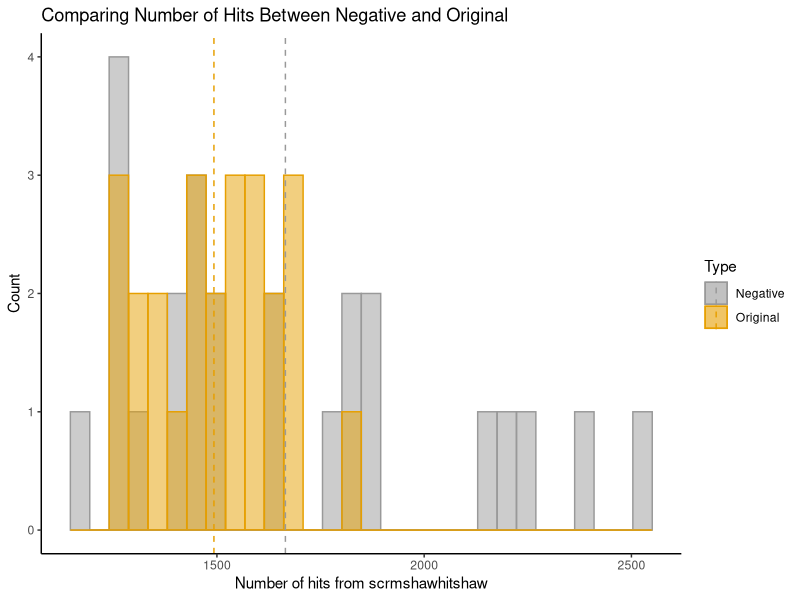
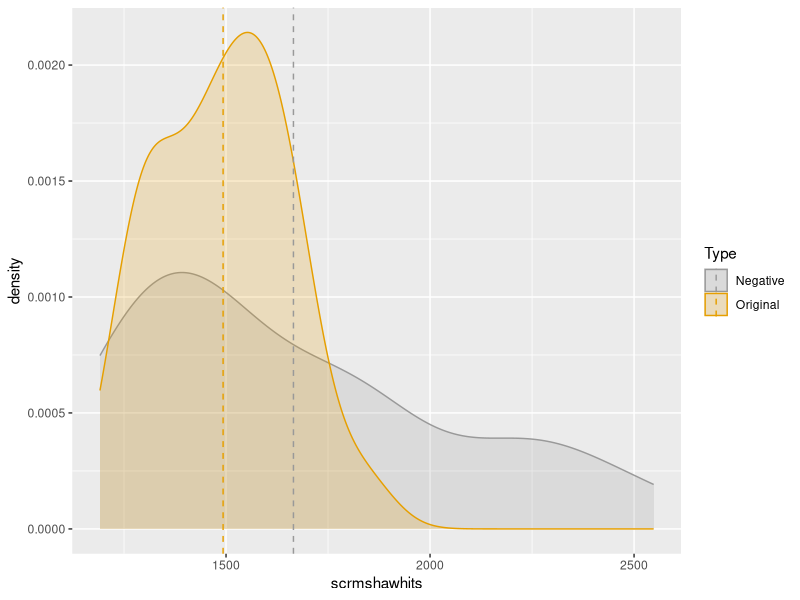
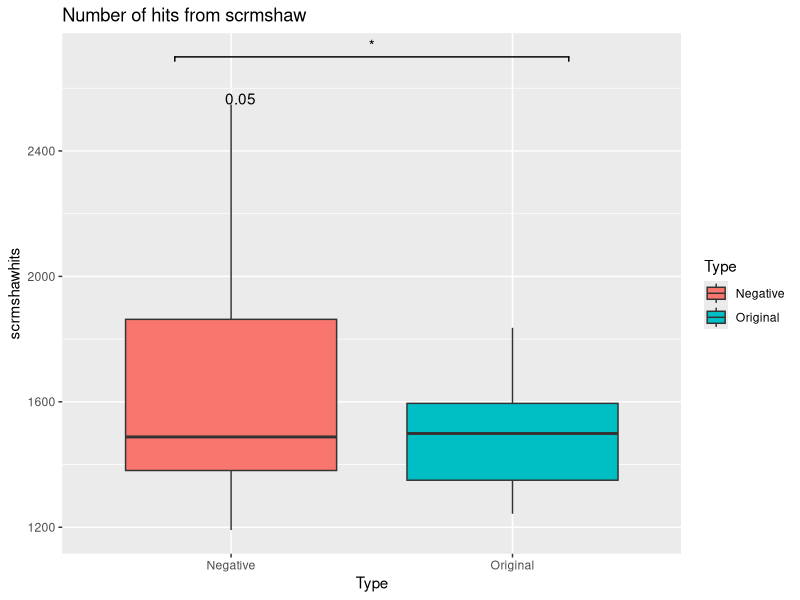
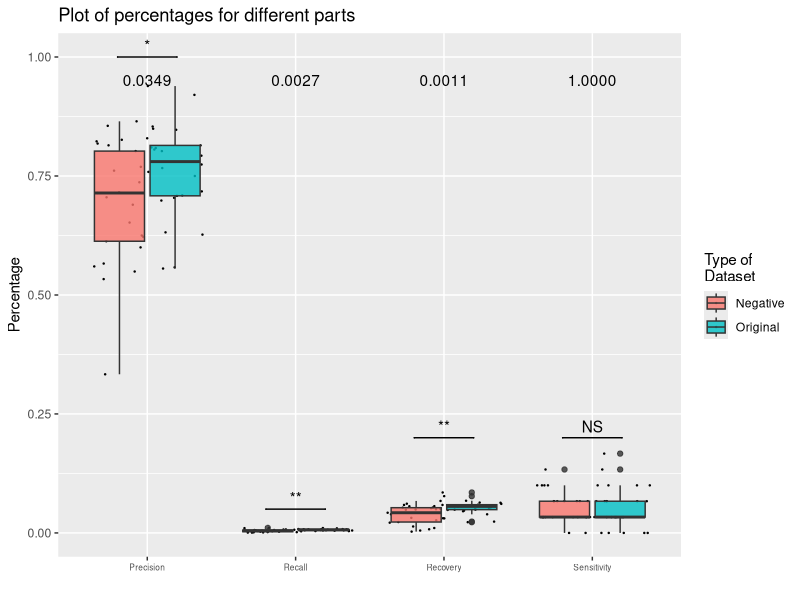
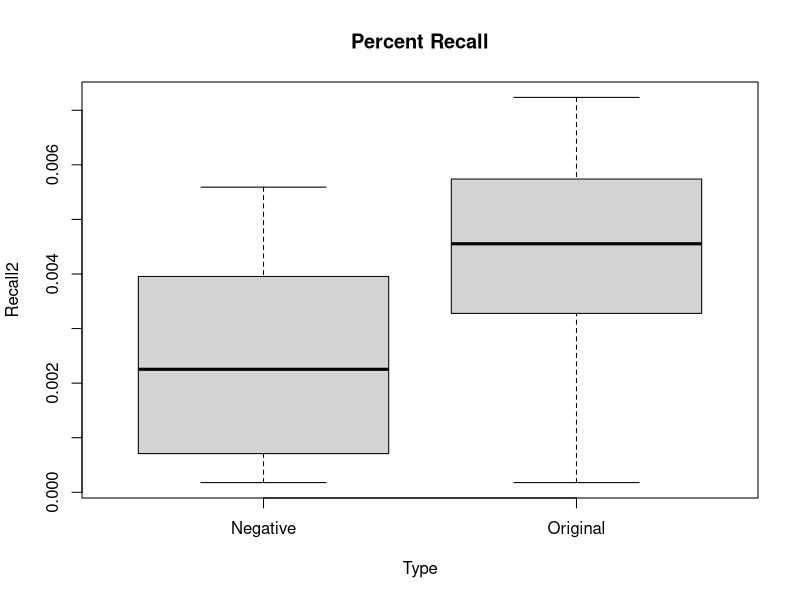
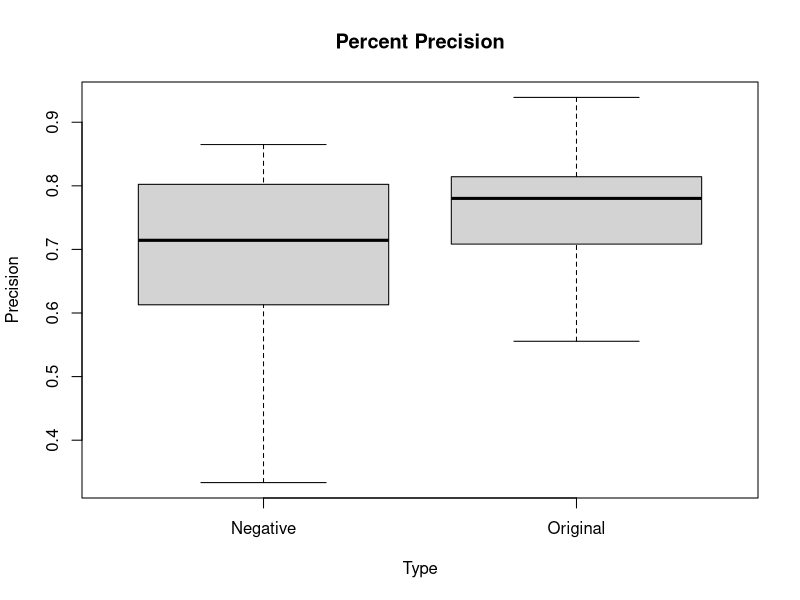
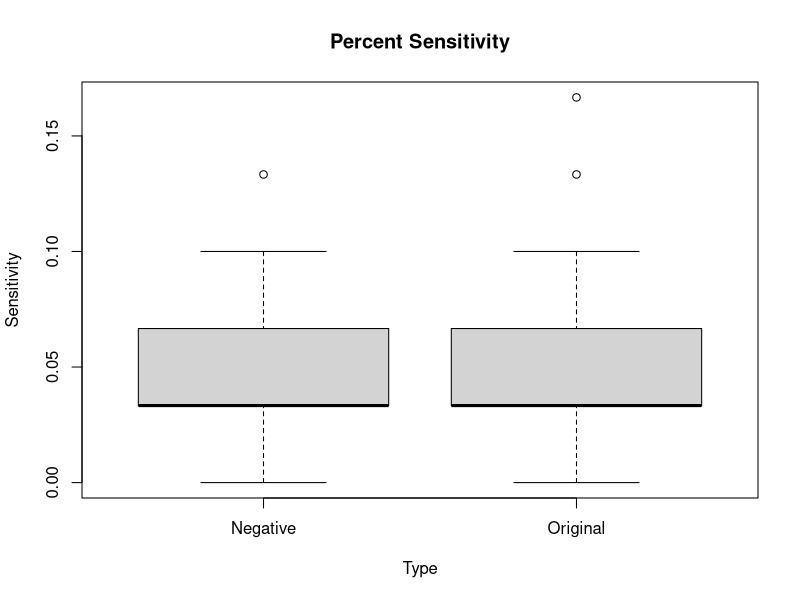
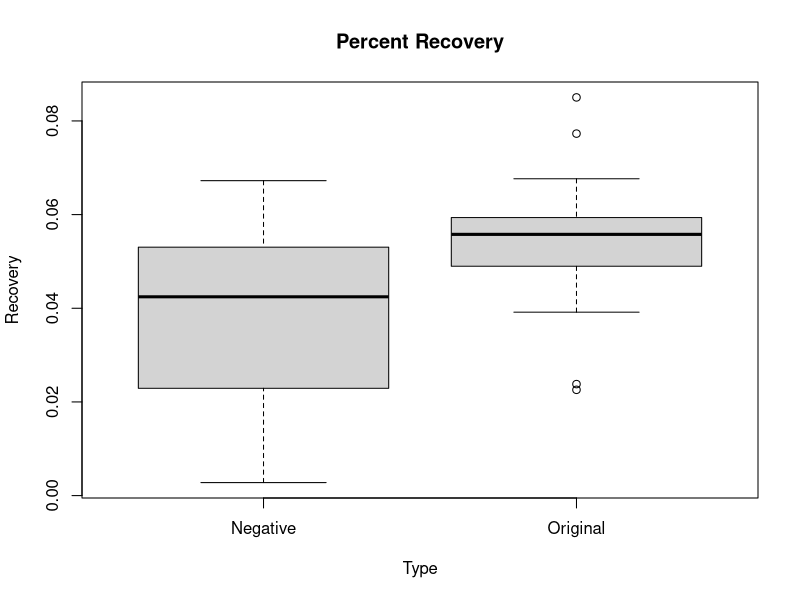

Write the R code that produced these figures, in order.
library("readxl")
library(ggpubr)
library(ggplot2)

#loads file into environment
alldata <-read_excel("embryodatathing.xlsx")
squisheddata <-read_excel("allinone.xlsx")

library(plyr)
mu <- ddply(alldata, "Type", summarise, grp.mean=mean(scrmshawhits))
head(mu)

#Makes a histogram to compare number of scrmshawhitshaw hits
ggplot(alldata, aes(x=scrmshawhits, color=Type, fill=Type)) +#stat_compare_means(method = "t.test")+
  geom_histogram(position="identity", alpha=0.5)+
  #geom_histogram(aes(y=..density..), position="identity", alpha=0.5)+
  geom_density(alpha=0.2)+
  geom_vline(data=mu, aes(xintercept=grp.mean, color=Type),
             linetype="dashed")+
  scale_color_manual(values=c("#999999", "#E69F00", "#56B4E9"))+
  scale_fill_manual(values=c("#999999", "#E69F00", "#56B4E9"))+
  labs(title="Comparing Number of Hits Between Negative and Original",x="Number of hits from scrmshawhitshaw", y = "Count")+
  #labs(title="Comparing Number of Hits Between Negative and Original",x="Number of hits from scrmshawhitshaw", y = "Density")+
  #stat_compare_means(method = "t.test", aes(label =  ..p.format..))+
  theme_classic()

#Makes density plot for compare scrmshawhitshaw hits
ggplot(alldata, aes(x=scrmshawhits, color=Type, fill = Type)) +
  geom_density( alpha = 0.2)+
  geom_vline(data=mu, aes(xintercept=grp.mean, color=Type),
             linetype="dashed")+
  scale_color_manual(values=c("#999999", "#E69F00", "#56B4E9"))+
  
  scale_fill_manual(values=c("#999999", "#E69F00", "#56B4E9"))


ggplot(alldata, aes(x = Type, y = scrmshawhits, fill = Type)) +
  geom_boxplot() + ggtitle("Number of hits from scrmshaw")+ 
  stat_compare_means(method = "t.test", aes(label =  ..p.format..))+  geom_signif(
    y_position = c(2700), xmin = c(0.8), xmax = c(2.2),
    annotation = c("*"), tip_length = 0.01) 



### Putting all graphs on one thing ###


#Same graph, using T test instead
ggplot(squisheddata, aes(x=Method, y=Value, fill=Type)) + geom_point(position=position_jitterdodge(), size = 0.2) +
  geom_boxplot(alpha = 0.8) + labs(fill = "Type of\nDataset", title="Plot of percentages for different parts",
                                   x ="", y = "Percentage") + theme(axis.text.x = element_text(size = 6)) +  geom_signif(
                                     y_position = c(1.0, 0.05,0.2,0.2), xmin = c(0.8, 1.8, 2.8, 3.8), xmax = c(1.2, 2.2, 3.2, 4.2),
                                     annotation = c("*", "**", "**", "NS"), tip_length = 0
                                   ) +stat_compare_means(method = "t.test",aes(label =  ..p.format..))



### Bar graphs ###

immexp = boxplot(Recall2 ~ Type, 
                 alldata,
                 main = "Percent Recall")

#Percent Expression Pattern Precision

immper = boxplot(Precision ~ Type, 
                 alldata,
                 main = "Percent Precision")



immsens = boxplot(Sensitivity ~ Type, 
                 alldata,
                 main = "Percent Sensitivity")

#Percent Expression Pattern Precision

immrec = boxplot(Recovery ~ Type, 
                 alldata,
                 main = "Percent Recovery")





### Line graphs ###
recallplot <- ggplot(alldata, aes(x=Type, y=Recall2, group=Tset))+ geom_line(aes(color=Tset))

recallplot  + theme_classic() + theme(legend.position="none") + ggtitle("Percent Recall per tset")


precisionplot <- ggplot(alldata, aes(x=Type, y=Precision, group=Tset))+ geom_line(aes(color=Tset))

precisionplot  + theme_classic() + theme(legend.position="none") + ggtitle("Percent Precision per tset")


recoveryplot <- ggplot(alldata, aes(x=Type, y=Recovery, group=Tset))+ geom_line(aes(color=Tset))

recoveryplot  + theme_classic() + theme(legend.position="none") + ggtitle("Percent Recovery per tset")


sensplot <- ggplot(alldata, aes(x=Type, y=Sensitivity, group=Tset))+ geom_line(aes(color=Tset))

sensplot  + theme_classic() + theme(legend.position="none") + ggtitle("Percent Sensitivity per tset")
